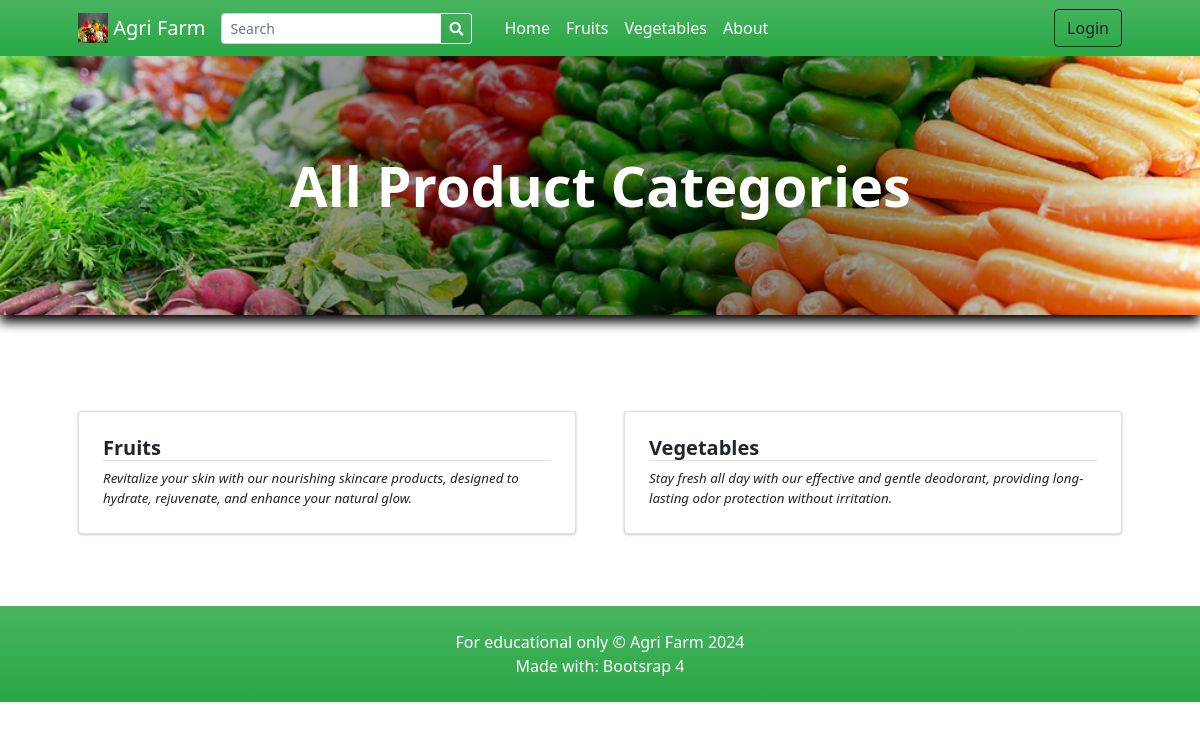
Page /?p=view_categories on the earlier database version.
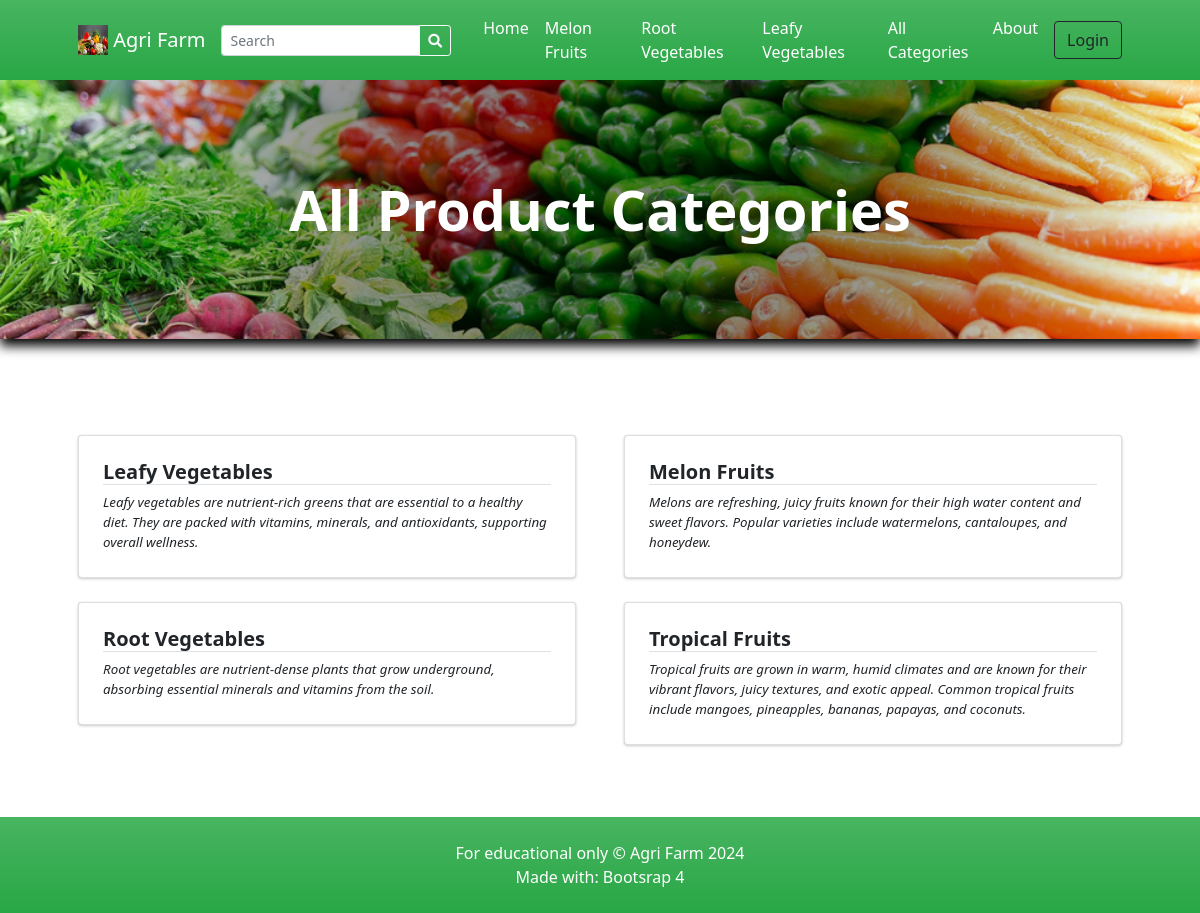
Same page on the later database version.
### tables this page shows
CREATE TABLE `categories` (
  `id` int(30) NOT NULL,
  `category` varchar(250) NOT NULL,
  `description` text DEFAULT NULL,
  `status` tinyint(1) NOT NULL DEFAULT 1,
  `delete_flag` tinyint(1) NOT NULL DEFAULT 0,
  `date_created` datetime NOT NULL DEFAULT current_timestamp()
);

### view_categories.php (the view, shortened to what the changed rows need)
<?php
$title = "All Product Categories";
?>
<header class="bg-dark py-5" id="main-header">
    <div class="container px-4 px-lg-5 my-5">
        <div class="text-center text-white">
            <h1 class="display-4 fw-bolder"><?php echo $title ?></h1>
        </div>
    </div>
</header>
<section class="py-5">
    <div class="container px-4 px-lg-5 mt-5">
        <div class="row gx-2 gx-lg-5 row-cols-1 row-cols-md-2 row-cols-xl-2 justify-content-center">
            <?php
                $categories = $conn->query("SELECT * FROM `categories` where status = 1 order by category asc ");
                while($row = $categories->fetch_assoc()):
                    foreach($row as $k=> $v){
                        $row[$k] = trim(stripslashes($v));
                    }
                    $row['description'] = strip_tags(stripslashes(html_entity_decode($row['description'])));
            ?>
            <div class="col mb-6 mb-2">
                <a href="./?p=products&c=<?php echo md5($row['id']) ?>" class="card category-item text-decoration-none text-reset">
                    <div class="card-body p-4">
                        <div class="">
                            <h5 class="fw-bolder border-bottom border-pink"><?php echo $row['category'] ?></h5>
                        </div>
                        <p class="m-0 truncate"><?php echo $row['description'] ?></p>
                    </div>
                </a>
            </div>
            <?php endwhile; ?>
        </div>
    </div>
</section>

### inc/topBarNav.php (shortened to what the changed rows need)
<nav class="navbar navbar-expand-lg navbar-dark bg-gradient-green">
  <div class="container px-4 px-lg-5 ">
    <div class="collapse navbar-collapse" id="navbarSupportedContent">
      <ul class="navbar-nav me-auto mb-2 mb-lg-0 ms-lg-4">
        <?php
        $cat_qry = $conn->query("SELECT * FROM categories where status = 1  limit 3");
        $count_cats = $conn->query("SELECT * FROM categories where status = 1 ")->num_rows;
        while ($crow = $cat_qry->fetch_assoc()):
        ?>
          <li class="nav-item"><a class="nav-link text-white" aria-current="page" href="./?p=products&c=<?php echo md5($crow['id']) ?>"><?php echo $crow['category'] ?></a></li>
        <?php endwhile; ?>
        <?php if ($count_cats > 3): ?>
          <li class="nav-item"><a class="nav-link text-white" href="./?p=view_categories">All Categories</a></li>
        <?php endif; ?>
      </ul>
    </div>
  </div>
</nav>

Differences in the rows shown:
changed categories: category "Fruits" → "Melon Fruits"; description "Revitalize your skin with our nourishing skincare products, designed to hydrate, rejuvenate, and enhance your natural glow." → "Melons are refreshing, juicy fruits known for their high water content and sweet flavors. Popular varieties include watermelons, cantaloupes, and honeydew."
changed categories: category "Vegetables" → "Root Vegetables"; description "Stay fresh all day with our effective and gentle deodorant, providing long-lasting odor protection without irritation." → "Root vegetables are nutrient-dense plants that grow underground, absorbing essential minerals and vitamins from the soil."
added categories: category "Leafy Vegetables", description "Leafy vegetables are nutrient-rich greens that are essential to a healthy diet. They are packed with vitamins, minerals, and antioxidants, supporting overall wellness."
added categories: category "Tropical Fruits", description "Tropical fruits are grown in warm, humid climates and are known for their vibrant flavors, juicy textures, and exotic appeal. Common tropical fruits include mangoes, pineapples, bananas, papayas, and coconuts.", shown under "All Product Categories"
Other differences:
text now shown: "All Categories"
